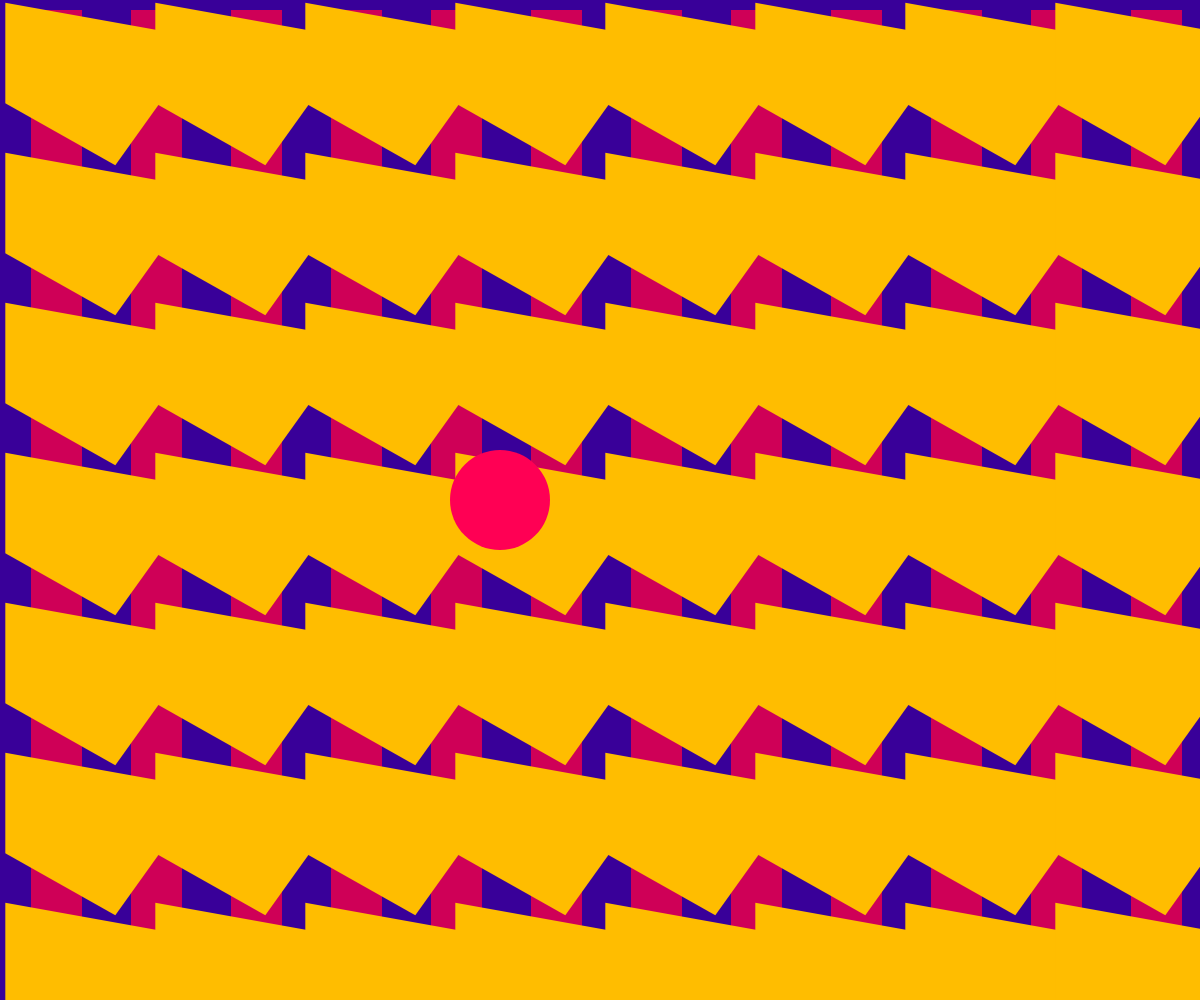
Frame 1 (no input)
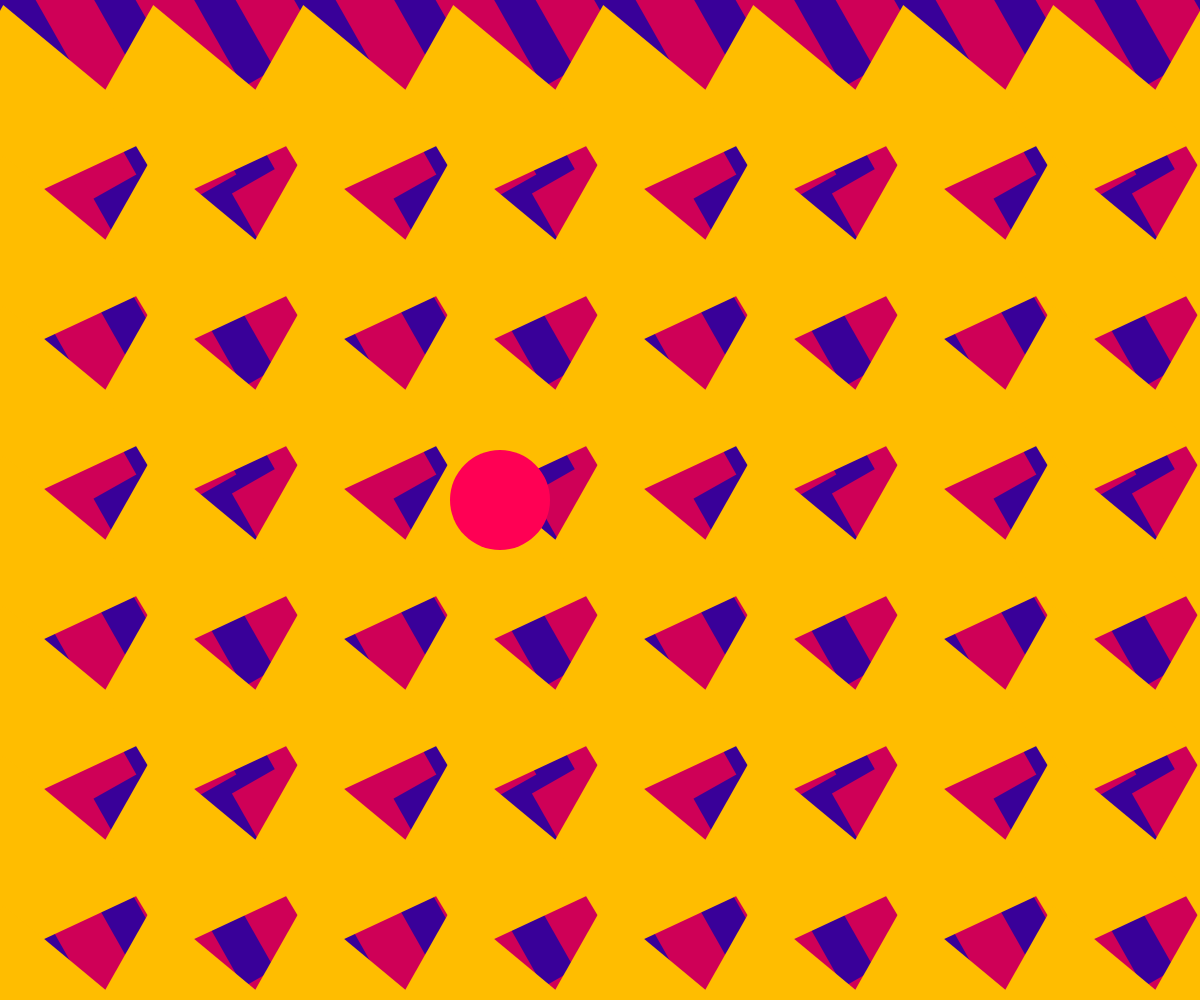
Frame 60 (no input)
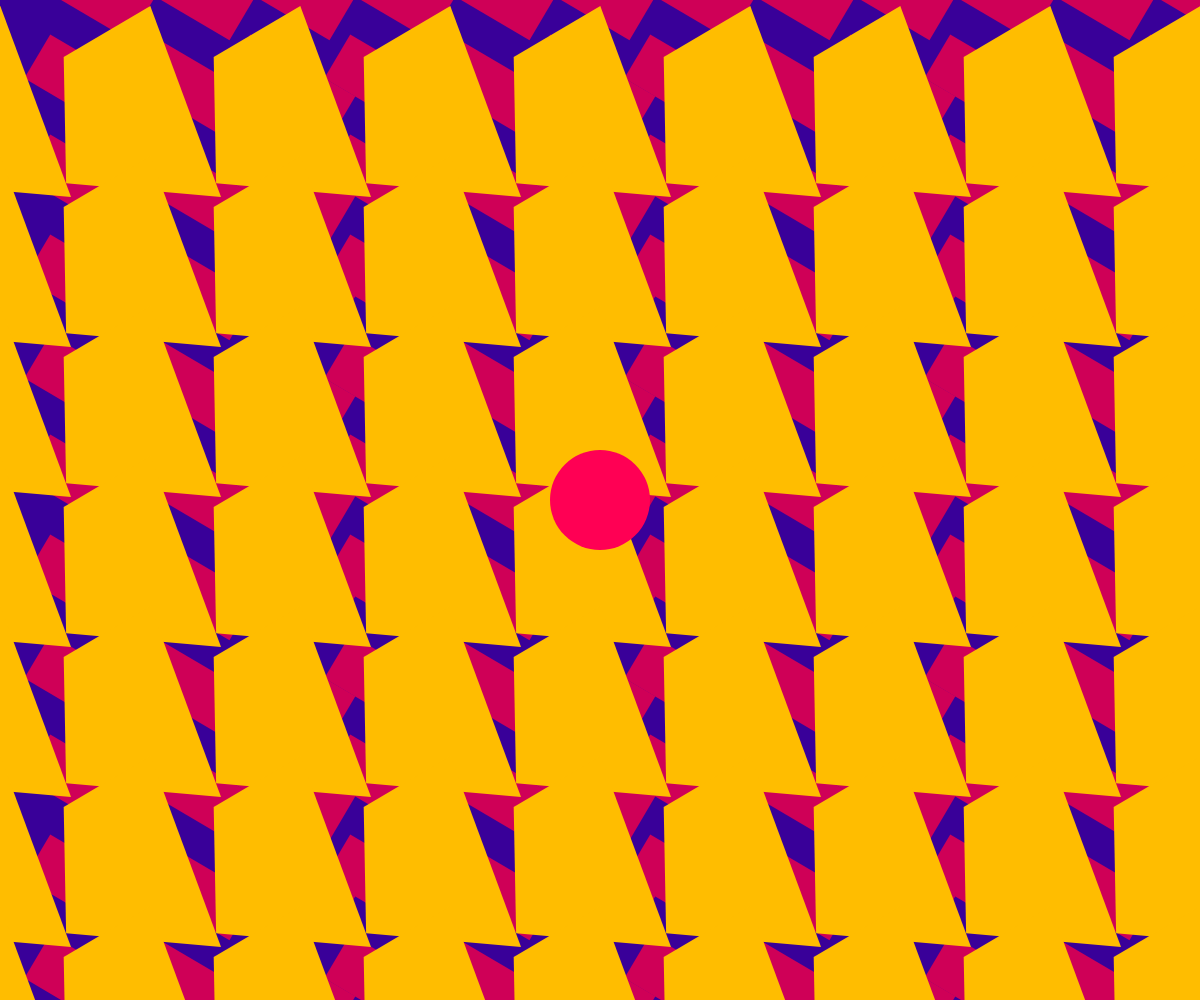
Frame 120 (the mouse pressed at the canvas centre since frame 60)

The p5.js sketch that drew these frames (run headless with seeded random() and noise() and a simulated clock; from frame 60 on, the mouse is pressed at the canvas centre):

// p5.js sketch
// ── sketch.js
let rad1 = 0, rad2 = 0;
let a = 500, b = 500;

let g = 0.7;
let m = 50, n = 50;
function setup() {
  createCanvas(windowWidth, windowHeight);
}

function mousePressed() {
  a = mouseX;
  b = mouseY;
}
function draw() {
  background('#390099');
  noStroke();

  let x, y;

  g += 0.01
  if (g > 1) {
    g = 0.7
  }

  for (let x = 0; x < width + 100; x += 100) {
    for (let y = onabort; y < height + 100; y += 100) {

      push();
      translate(x, y);
      rotate(rad2);
      fill('#CF0057');
      rect(31, 10, 51, 122);
      pop();
    }
  }

  for (let x = 0; x < width + 180; x += 150) {
    for (let y = onabort; y < height + 180; y += 150) {

      push();
      translate(x, y);
      rotate(rad1);
      fill('#FFBD00');
      beginShape();
      vertex(5.3, 2.78);
      vertex(5.3, 103.28);
      vertex(115.3, 165.28);
      vertex(205.8, 38.78);

   

      endShape();
      pop();
    }
  }




  rad1 += PI / 360;
  rad2 -= PI / 360;





  fill("#FF0054");
  ellipse(a, b, 100);



}
